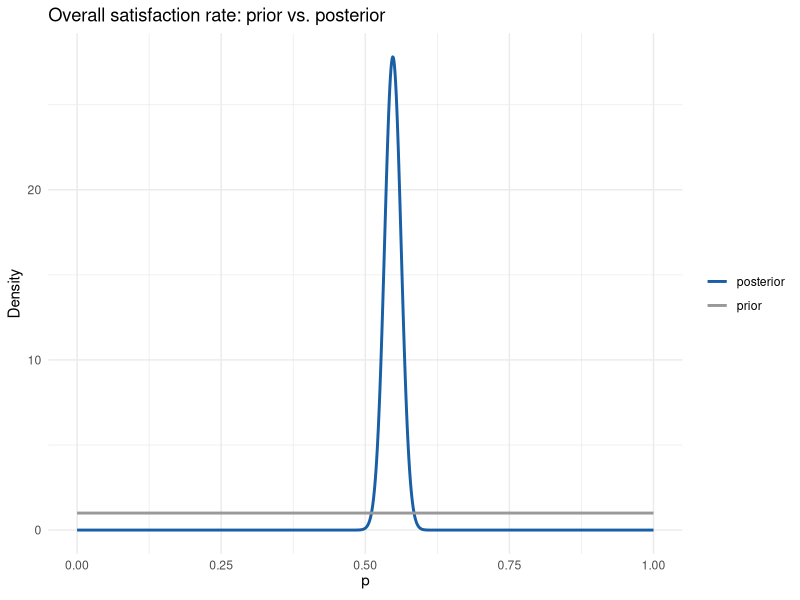
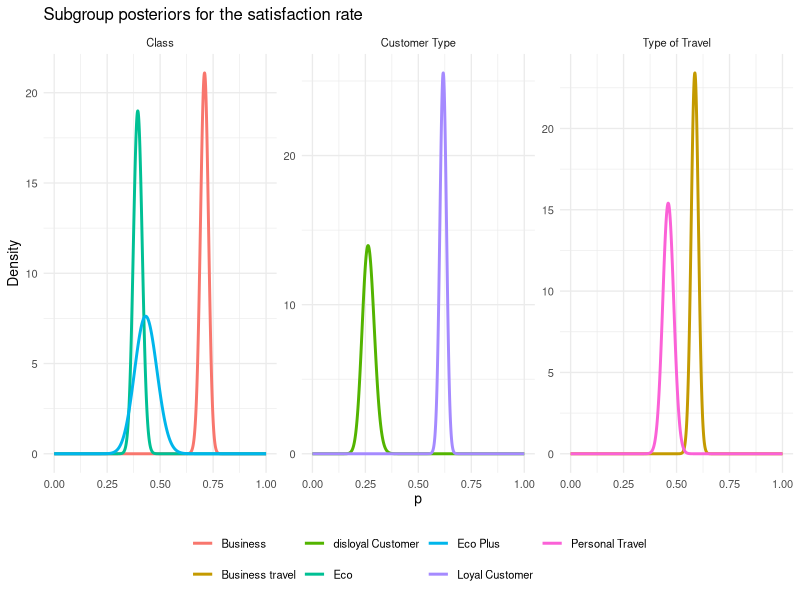
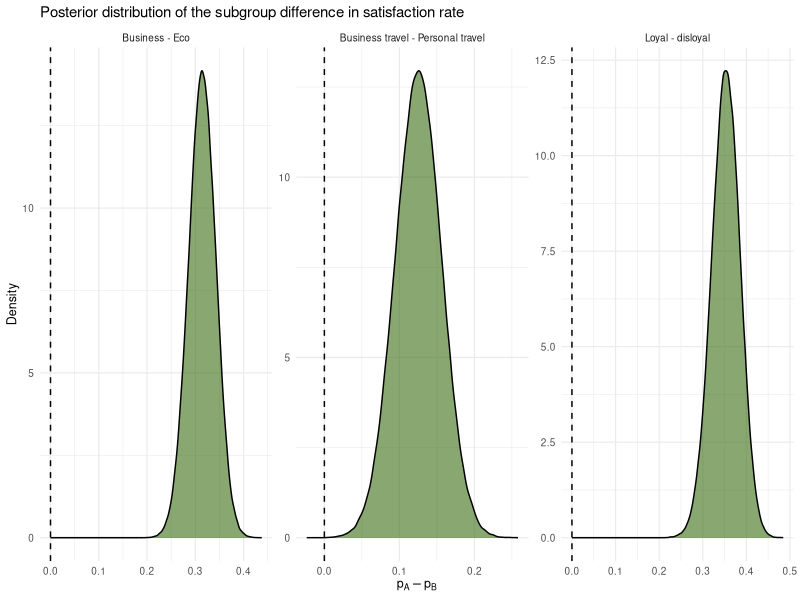
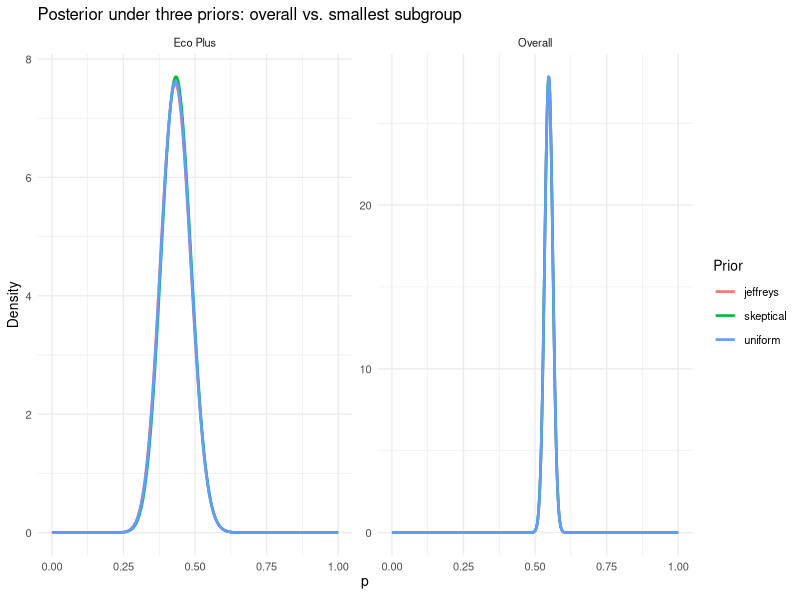

Here is the R script that generated these plots, in order:
## ---- chunk 1
knitr::opts_chunk$set(echo = TRUE, warning = FALSE, message = FALSE,
                       fig.align = "center", cache = FALSE)

library(dplyr)
library(tidyr)
library(ggplot2)
## ---- chunk 2
train <- read.csv("airline_train_n1200.csv", stringsAsFactors = FALSE)
train$y <- as.integer(train$satisfaction == "satisfied")

n_train <- nrow(train)
## ---- chunk 3
a0 <- 1; b0 <- 1
X <- sum(train$y)
a_post <- a0 + X
b_post <- b0 + n_train - X

post_mean <- a_post / (a_post + b_post)
post_ci   <- qbeta(c(0.025, 0.975), a_post, b_post)
## ---- chunk 4
p_grid <- seq(0, 1, length.out = 1000)
plot_df <- data.frame(
  p = p_grid,
  prior     = dbeta(p_grid, a0, b0),
  posterior = dbeta(p_grid, a_post, b_post)
) %>% pivot_longer(-p, names_to = "distribution", values_to = "density")

ggplot(plot_df, aes(p, density, color = distribution)) +
  geom_line(linewidth = 1) +
  scale_color_manual(values = c(prior = "grey60", posterior = "#185FA5")) +
  labs(title = "Overall satisfaction rate: prior vs. posterior",
       x = expression(p), y = "Density", color = NULL) +
  theme_minimal(base_size = 11)
## ---- chunk 5
subgroup_post <- function(data, var, a0 = 1, b0 = 1) {
  data %>%
    group_by(.data[[var]]) %>%
    summarise(n = n(), X = sum(y),
              a = a0 + X, b = b0 + n - X,
              mean = a / (a + b),
              lo95 = qbeta(0.025, a, b),
              hi95 = qbeta(0.975, a, b),
              .groups = "drop")
}

tbl_class    <- subgroup_post(train, "Class")
tbl_custtype <- subgroup_post(train, "Customer.Type")
tbl_travel   <- subgroup_post(train, "Type.of.Travel")
## ---- chunk 6
knitr::kable(tbl_class, digits = 3, caption = "Posterior satisfaction rate by Class")
knitr::kable(tbl_custtype, digits = 3, caption = "Posterior satisfaction rate by Customer Type")
knitr::kable(tbl_travel, digits = 3, caption = "Posterior satisfaction rate by Type of Travel")
## ---- chunk 7
make_density_df <- function(tbl, group_var) {
  tbl %>%
    rowwise() %>%
    reframe(group = .data[[group_var]],
            p = p_grid,
            density = dbeta(p_grid, a, b))
}

d_class    <- make_density_df(tbl_class, "Class") %>% mutate(facet = "Class")
d_custtype <- make_density_df(tbl_custtype, "Customer.Type") %>% mutate(facet = "Customer Type")
d_travel   <- make_density_df(tbl_travel, "Type.of.Travel") %>% mutate(facet = "Type of Travel")

bind_rows(d_class, d_custtype, d_travel) %>%
  ggplot(aes(p, density, color = group)) +
  geom_line(linewidth = 1) +
  facet_wrap(~ facet, scales = "free_y") +
  labs(title = "Subgroup posteriors for the satisfaction rate",
       x = expression(p), y = "Density", color = NULL) +
  theme_minimal(base_size = 10) +
  theme(legend.position = "bottom")
## ---- chunk 8
set.seed(123)
S <- 200000

mc_contrast <- function(tbl, group_var, lvl1, lvl2, S = 200000) {
  r1 <- tbl[tbl[[group_var]] == lvl1, ]
  r2 <- tbl[tbl[[group_var]] == lvl2, ]
  d1 <- rbeta(S, r1$a, r1$b)
  d2 <- rbeta(S, r2$a, r2$b)
  list(draws1 = d1, draws2 = d2, prob = mean(d1 > d2))
}

contrast_class  <- mc_contrast(tbl_class, "Class", "Business", "Eco")
contrast_loyal  <- mc_contrast(tbl_custtype, "Customer.Type", "Loyal Customer", "disloyal Customer")
contrast_travel <- mc_contrast(tbl_travel, "Type.of.Travel", "Business travel", "Personal Travel")

contrast_summary <- data.frame(
  contrast = c("P(Business > Eco)", "P(Loyal > disloyal)", "P(Business travel > Personal travel)"),
  probability = c(contrast_class$prob, contrast_loyal$prob, contrast_travel$prob)
)
knitr::kable(contrast_summary, digits = 4)
## ---- chunk 9
diff_df <- bind_rows(
  data.frame(diff = contrast_class$draws1 - contrast_class$draws2,  contrast = "Business - Eco"),
  data.frame(diff = contrast_loyal$draws1 - contrast_loyal$draws2,  contrast = "Loyal - disloyal"),
  data.frame(diff = contrast_travel$draws1 - contrast_travel$draws2, contrast = "Business travel - Personal travel")
)

ggplot(diff_df, aes(diff)) +
  geom_density(fill = "#3B6D11", alpha = 0.6) +
  geom_vline(xintercept = 0, linetype = "dashed", color = "black") +
  facet_wrap(~ contrast, scales = "free") +
  labs(title = "Posterior distribution of the subgroup difference in satisfaction rate",
       x = expression(p[A] - p[B]), y = "Density") +
  theme_minimal(base_size = 9)
## ---- chunk 10
priors <- list(uniform = c(1, 1), jeffreys = c(0.5, 0.5), skeptical = c(2, 2))

sensitivity_row <- function(a0, b0, X, n) {
  a <- a0 + X; b <- b0 + n - X
  c(mean = a / (a + b), lo95 = qbeta(0.025, a, b), hi95 = qbeta(0.975, a, b))
}

sens_overall <- t(sapply(priors, function(pr) sensitivity_row(pr[1], pr[2], X, n_train)))

ecoplus <- train[train$Class == "Eco Plus", ]
n_ep <- nrow(ecoplus); X_ep <- sum(ecoplus$y)
sens_ecoplus <- t(sapply(priors, function(pr) sensitivity_row(pr[1], pr[2], X_ep, n_ep)))

knitr::kable(round(sens_overall, 4), caption = "Prior sensitivity -- overall satisfaction rate")
knitr::kable(round(sens_ecoplus, 4), caption = sprintf("Prior sensitivity -- Eco Plus subgroup (n=%d)", n_ep))
## ---- chunk 11
sens_plot_df <- function(a0, b0, X, n, prior_name, group_name) {
  data.frame(p = p_grid, density = dbeta(p_grid, a0 + X, b0 + n - X),
             prior = prior_name, group = group_name)
}

sens_all <- bind_rows(
  lapply(names(priors), function(nm) sens_plot_df(priors[[nm]][1], priors[[nm]][2], X, n_train, nm, "Overall")),
  lapply(names(priors), function(nm) sens_plot_df(priors[[nm]][1], priors[[nm]][2], X_ep, n_ep, nm, "Eco Plus"))
)

ggplot(sens_all, aes(p, density, color = prior)) +
  geom_line(linewidth = 0.9) +
  facet_wrap(~ group, scales = "free") +
  labs(title = "Posterior under three priors: overall vs. smallest subgroup",
       x = expression(p), y = "Density", color = "Prior") +
  theme_minimal(base_size = 10)
